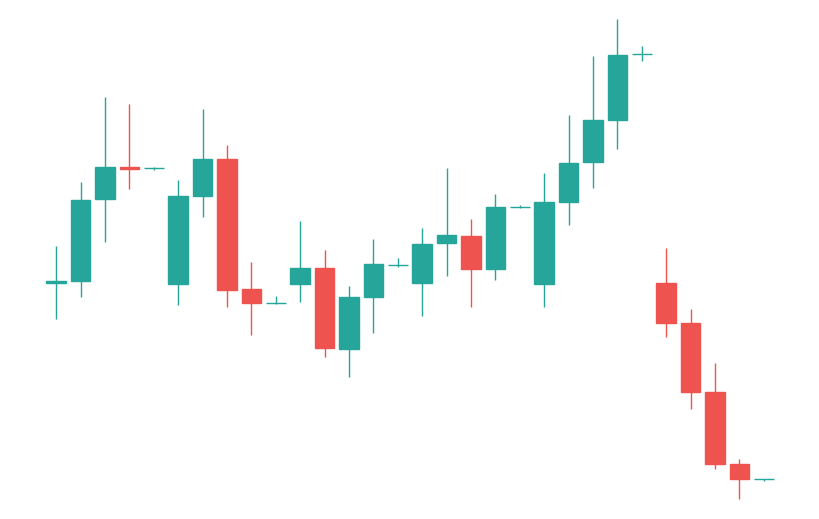
#> input picture aapl_4hour_cnn.png, 819 x 519 px
$ python 4hour_chart_tweaker.py
#> lines starting #> are read from the running program, lines starting #| are printed output that depends on the picture
import numpy as np
from PIL import Image, ImageEnhance, ImageFilter
import os
import shutil
from pathlib import Path

INPUT_IMAGE = "aapl_4hour_cnn.png"
OUTPUT_DIR = "chart_variations"

def create_variations():
    print("=" * 60)
    print("Chart Variation Generator (CNN Training Augmentation)")
    print("=" * 60)

    # Clean output directory
    if os.path.exists(OUTPUT_DIR):
        shutil.rmtree(OUTPUT_DIR)
        print(f"✓ Cleared existing {OUTPUT_DIR}/")
    Path(OUTPUT_DIR).mkdir(exist_ok=True)

    # Load original
    original = Image.open(INPUT_IMAGE).convert('RGB')
    orig_w, orig_h = original.size
#> orig_w = 819; orig_h = 519
    print(f"Original: {orig_w}x{orig_h}\n")
#| Original: 819x519

    var_idx = 0

    def save_variation(img, name):
        nonlocal var_idx
        var_idx += 1
        filename = f"var_{var_idx:02d}_{name}.png"
        img.save(f"{OUTPUT_DIR}/{filename}")
        print(f"  [{var_idx:02d}/50] {filename}")

    # 1-8: Horizontal stretch/compress (candle width changes)
    for scale in [0.6, 0.75, 0.85, 0.92, 1.08, 1.15, 1.25, 1.4]:
        new_w = int(orig_w * scale)
        img = original.resize((new_w, orig_h), Image.LANCZOS)
        if scale > 1:
            img = img.crop(((new_w - orig_w)//2, 0, (new_w + orig_w)//2, orig_h))
        else:
            bg = Image.new('RGB', (orig_w, orig_h), 'white')
            bg.paste(img, ((orig_w - new_w)//2, 0))
            img = bg
        save_variation(img, f"candle_width_x{str(scale).replace('.', '_')}")

    # 9-14: Vertical stretch/compress (candle height changes)
    for scale in [0.7, 0.85, 0.93, 1.07, 1.2, 1.4]:
        new_h = int(orig_h * scale)
        img = original.resize((orig_w, new_h), Image.LANCZOS)
        if scale > 1:
            img = img.crop((0, (new_h - orig_h)//2, orig_w, (new_h + orig_h)//2))
        else:
            bg = Image.new('RGB', (orig_w, orig_h), 'white')
            bg.paste(img, (0, (orig_h - new_h)//2))
            img = bg
        save_variation(img, f"candle_height_x{str(scale).replace('.', '_')}")

    # 15-22: Shift chart around on canvas
    for h, v, desc in [(-40, 0, 'left'), (40, 0, 'right'), (-20, 0, 'slight_left'),
                        (20, 0, 'slight_right'), (0, -40, 'up'), (0, 40, 'down'),
                        (0, -20, 'slight_up'), (0, 20, 'slight_down')]:
        bg = Image.new('RGB', (orig_w, orig_h), 'white')
        bg.paste(original, (h, v))
        save_variation(bg, f"shift_{desc}")
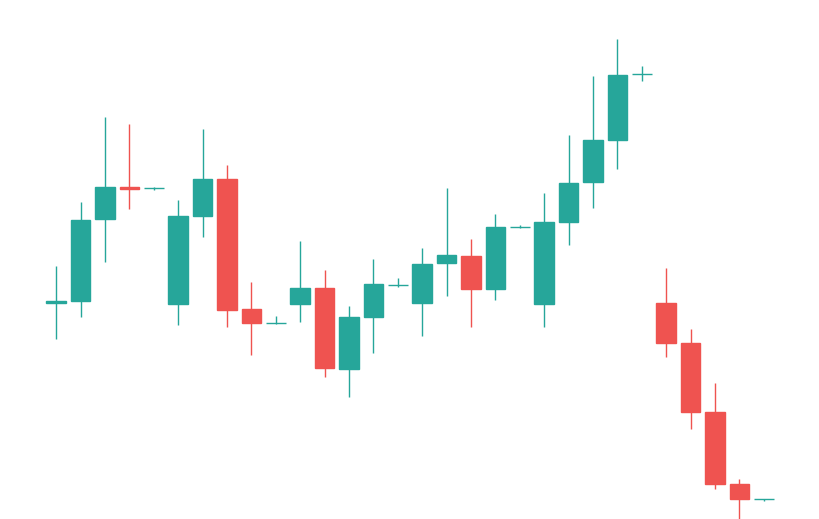
#> bg: PIL image 819x519 RGB; mean R, G, B 246.4, 247.4, 246.9

    # 23-30: Crop and zoom (different whitespace amounts)
    for crop_pct in [0.95, 0.90, 0.85, 0.80, 0.75, 0.70, 0.65, 0.60]:
        crop_w = int(orig_w * crop_pct)
        crop_h = int(orig_h * crop_pct)
        left = (orig_w - crop_w) // 2
        top = (orig_h - crop_h) // 2
        img = original.crop((left, top, left + crop_w, top + crop_h))
        img = img.resize((orig_w, orig_h), Image.LANCZOS)
        save_variation(img, f"zoom_{str(crop_pct).replace('.', '_')}")

    # 31-35: Brightness variations
    for factor in [0.6, 0.8, 1.15, 1.3, 0.45]:
        enhancer = ImageEnhance.Brightness(original)
        img = enhancer.enhance(factor)
        save_variation(img, f"brightness_{str(factor).replace('.', '_')}")
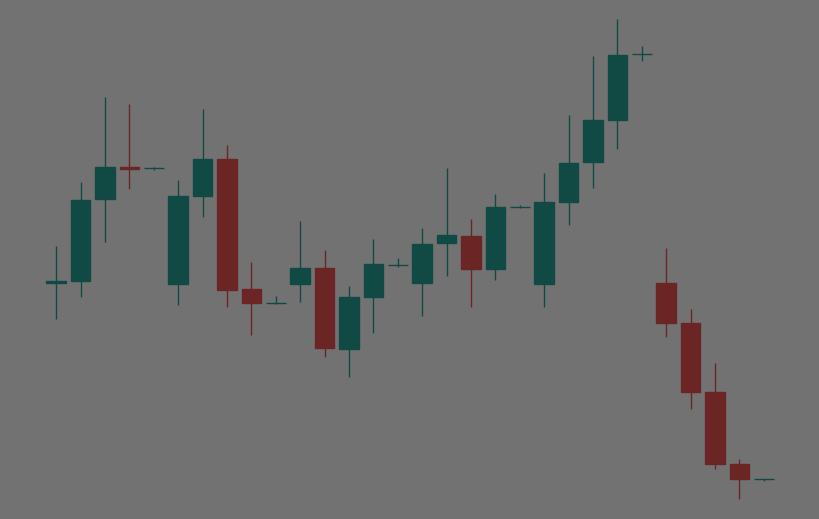
#> img: PIL image 819x519 RGB; mean R, G, B 110.2, 110.6, 110.4

    # 36-40: Contrast variations
    for factor in [0.6, 0.8, 1.2, 1.4, 0.4]:
        enhancer = ImageEnhance.Contrast(original)
        img = enhancer.enhance(factor)
        save_variation(img, f"contrast_{str(factor).replace('.', '_')}")

    # 41-44: Combo width+height stretch
    for h_scale, v_scale in [(0.9, 1.1), (0.8, 1.2), (1.1, 0.9), (1.2, 0.8)]:
        new_w = int(orig_w * h_scale)
        new_h = int(orig_h * v_scale)
        img = original.resize((new_w, new_h), Image.LANCZOS)
        bg = Image.new('RGB', (orig_w, orig_h), 'white')
        bg.paste(img, ((orig_w - new_w)//2, (orig_h - new_h)//2))
        save_variation(bg, f"combo_w{str(h_scale).replace('.', '_')}_h{str(v_scale).replace('.', '_')}")
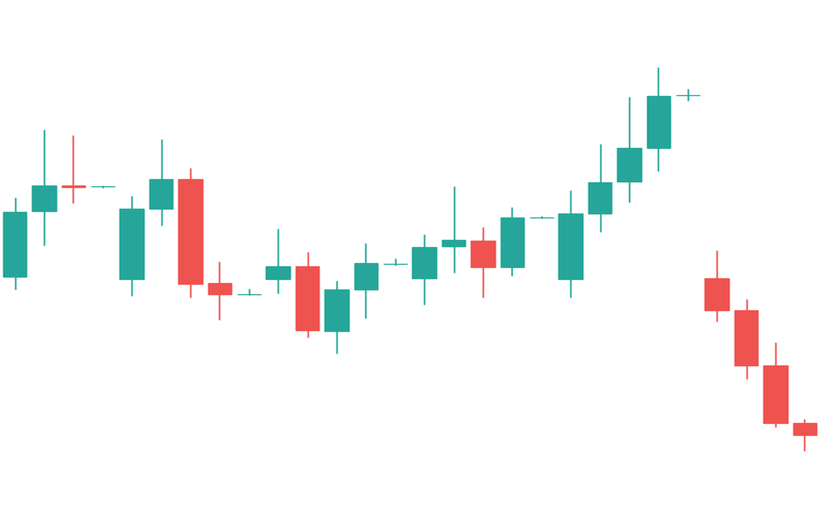
#> bg: PIL image 819x519 RGB; mean R, G, B 246.8, 247.8, 247.3
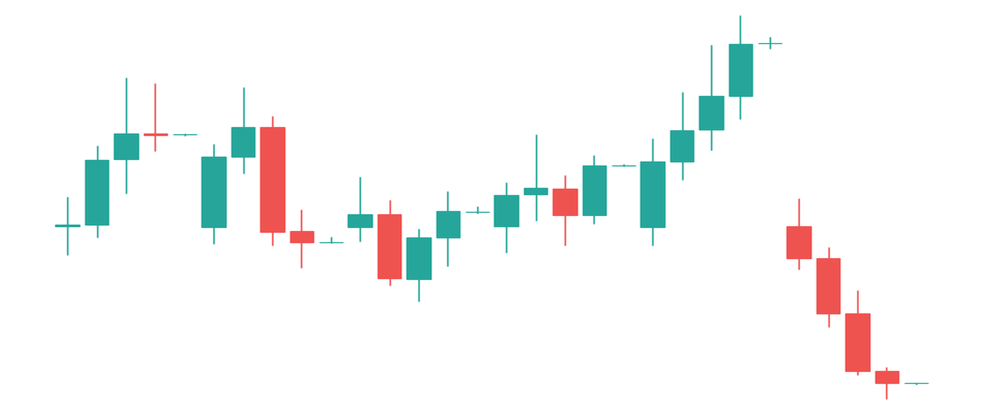
#> img: PIL image 982x415 RGB; mean R, G, B 246.4, 247.4, 246.9

    # 45-48: Right-side crop (narrower screens)
    for crop_pct in [0.95, 0.90, 0.85, 0.80]:
        new_w = int(orig_w * crop_pct)
        img = original.crop((0, 0, new_w, orig_h))
        img = img.resize((orig_w, orig_h), Image.LANCZOS)
        save_variation(img, f"narrow_{str(crop_pct).replace('.', '_')}")
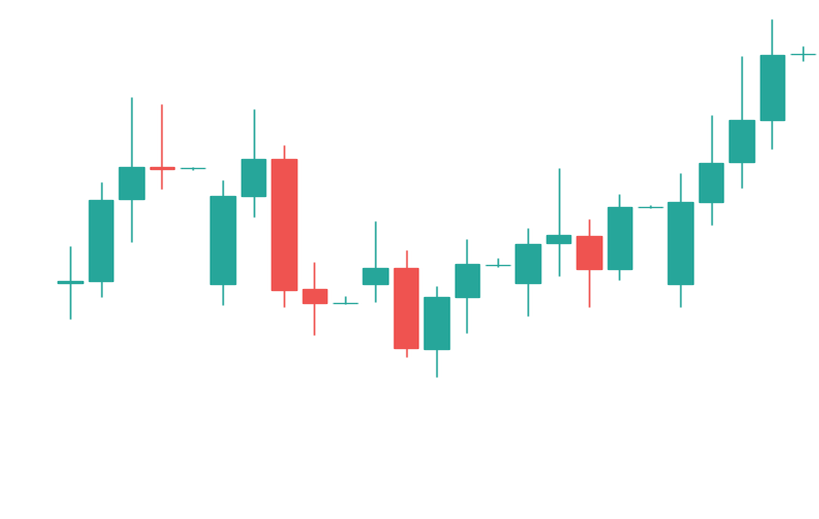
#> img: PIL image 819x519 RGB; mean R, G, B 244.4, 247.8, 247.1

    # 49-50: Top/bottom crop (less data shown)
    for crop_pct in [0.90, 0.80]:
        new_h = int(orig_h * crop_pct)
        img = original.crop((0, 0, orig_w, new_h))
        img = img.resize((orig_w, orig_h), Image.LANCZOS)
        save_variation(img, f"short_{str(crop_pct).replace('.', '_')}")
#> this loop made 2 passes
#> pass 1, in create_variations, `img = original.crop((0, 0, orig_w, new_h))`:
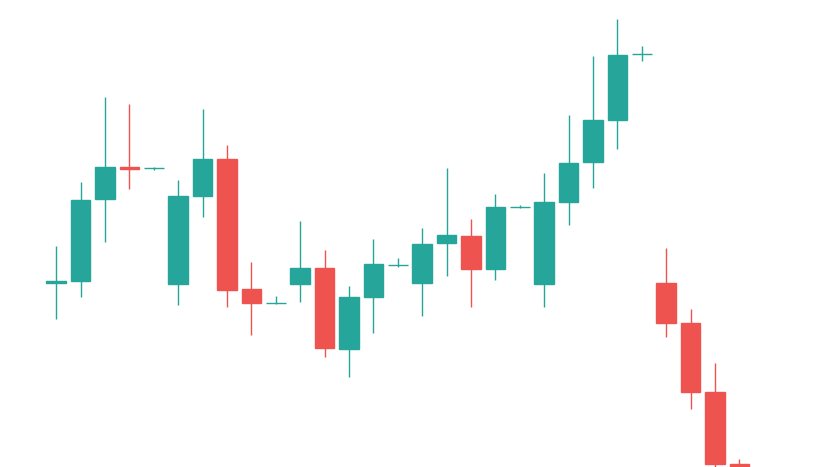
#> img: PIL image 819x467 RGB; mean R, G, B 245.5, 246.7, 246.1
#> pass 2, in create_variations, `img = img.resize((orig_w, orig_h), Image.LANCZOS)`:
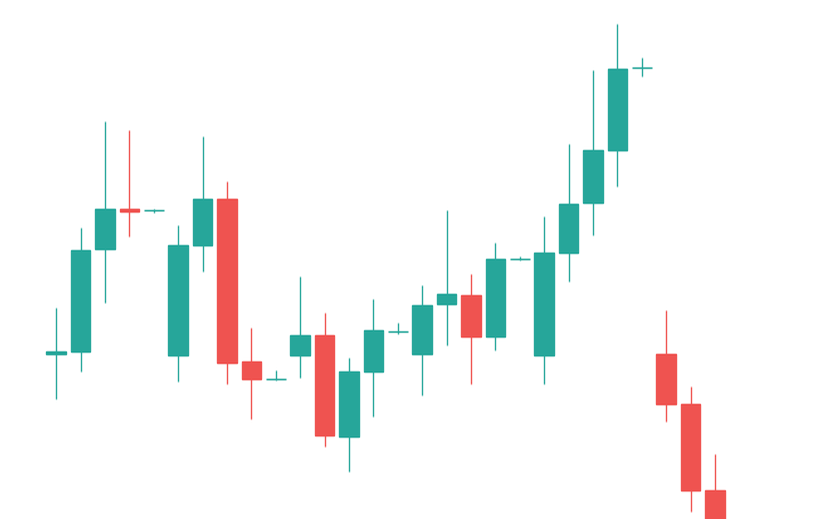
#> img: PIL image 819x519 RGB; mean R, G, B 244.3, 246.3, 245.6

    # Save original for reference
    original.save(f"{OUTPUT_DIR}/original.png")

    print(f"\n{'='*60}")
    print(f"✓ Complete! {var_idx} variations + original in {OUTPUT_DIR}/")
    print(f"{'='*60}")

if __name__ == "__main__":
    create_variations()
